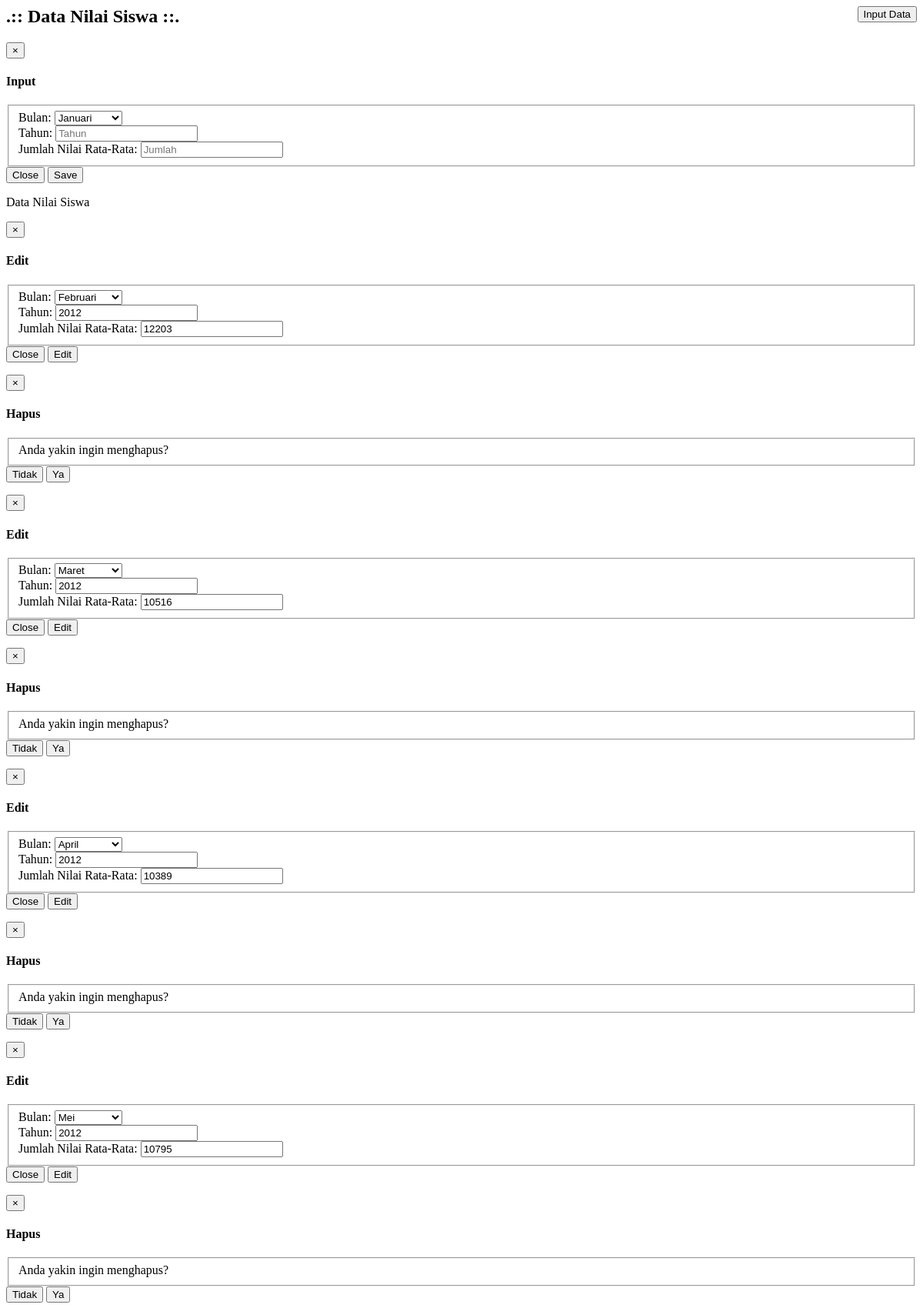
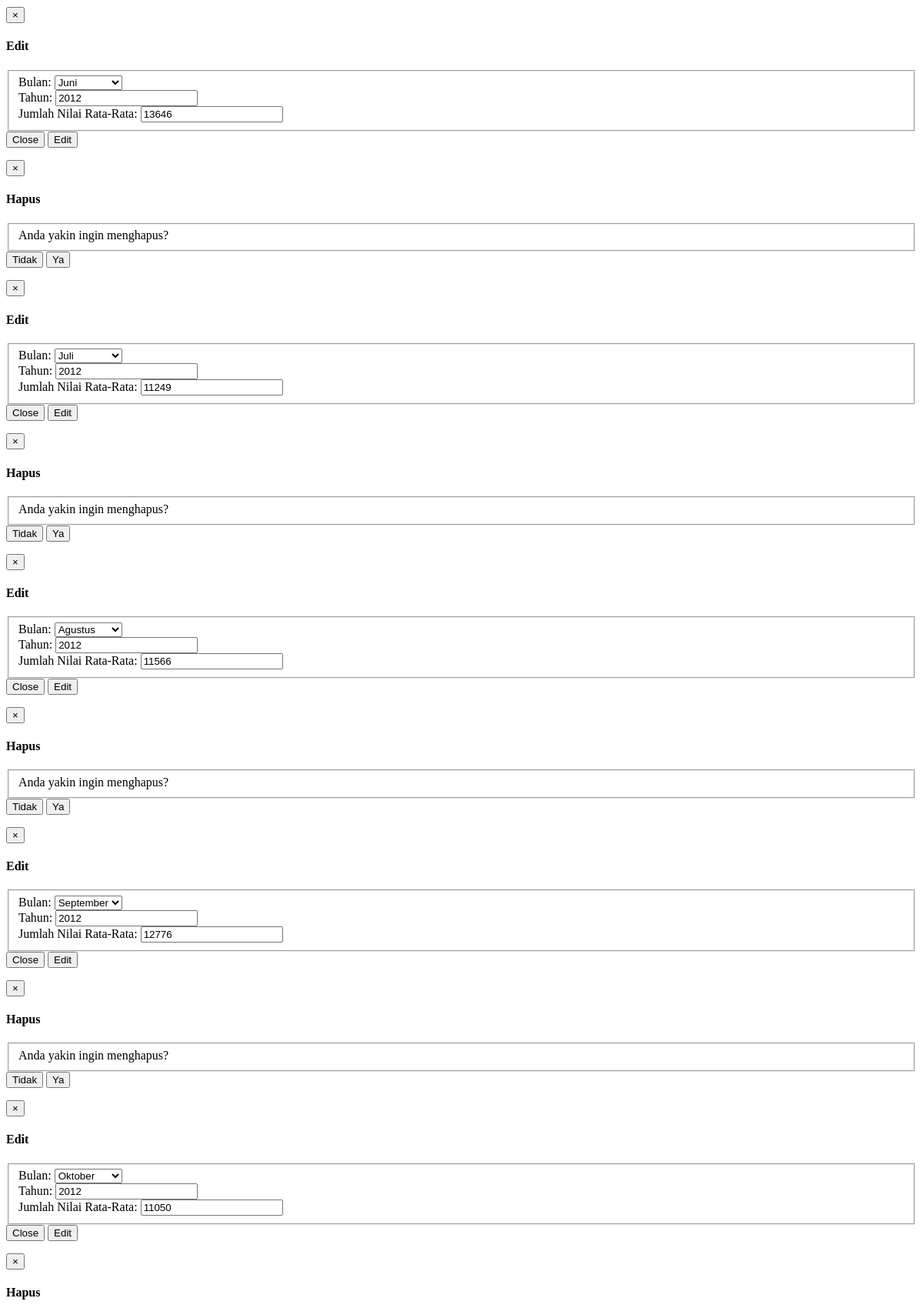
The page /pages/data_bandwidth.php (upper part) on the database its author committed (2 pictures, top to bottom).
### tables this page shows
CREATE TABLE IF NOT EXISTS `kebutuhan_bandwidth` (
  `id` int(11) NOT NULL AUTO_INCREMENT,
  `bulan` int(11) NOT NULL,
  `tahun` int(11) NOT NULL,
  `jumlah` double NOT NULL,
  PRIMARY KEY (`id`)
);

### pages/data_bandwidth.php (the view, shortened to what this page needs)
<?php
	include "../koneksi.php";
?>
	<head>
    <link href="../bower_components/datatables-plugins/integration/bootstrap/3/dataTables.bootstrap.css" rel="stylesheet">
    <link href="../bower_components/datatables-responsive/css/dataTables.responsive.css" rel="stylesheet">
	</head>
<div class="row">
	<div class="col-lg-12">
		<h2 class="page-header">.:: Data Nilai Siswa ::.
			<button type="button" class="btn btn-primary" data-toggle="modal" data-target="#addSurvey" style="float:right;">
				Input Data
			</button>
		</h2>
	<div class="modal fade" id="addSurvey" tabindex="-1" role="dialog" aria-labelledby="myModalLabel" aria-hidden="true">
			<div class="modal-dialog">
				<div class="modal-content">
					<form action="?content=Data_Bandwidth" method="POST">
						<div class="modal-header">
							<button type="button" class="close" data-dismiss="modal" aria-hidden="true">&times;</button>
							<h4 class="modal-title" id="myModalLabel">Input</h4>
						</div>
						<div class="modal-body">
							<fieldset>
								<div class="form-group">
									<label>Bulan:</label>
									<select name='bulan' class='form-control'>
									<?php
										$qry = "select * from bulan";
										$qry2 = mysqli_query($conn,$qry);
										while($dataB = mysqli_fetch_array($qry2)){
											echo "<option value='".$dataB['id']."'>".ucwords($dataB['nama'])."</option>";
										}
									?>
									</select>
									<br>
									<label>Tahun:</label>
									<input class="form-control"  placeholder="Tahun"  name="tahun" type="text">
									<br>
									<label>Jumlah Nilai Rata-Rata:</label>
									<input  class="form-control"  placeholder="Jumlah"  name="jumlah" type="number" min="1">
									<br>
								</div>
							</fieldset>
						</div>
						<div class="modal-footer">
								<button type="button" class="btn btn-default" data-dismiss="modal">Close</button>
								<button type="submit" name="add" class="btn btn-primary" http-equiv='refresh'>Save</button>
						</div>
					</form>
				</div>
			</div>
	</div>
                    <div class="panel panel-default">
                        <div class="panel-heading">
                           Data Nilai Siswa
                        </div>
                        <div class="panel-body">
                            <div class="dataTable_wrapper">
                                <table class="table table-striped table-bordered table-hover" id="dataTables-example">
                                    <tbody>
										<?php
											$qryS = "SELECT k.id, b.nama as bulan, k.tahun, k.jumlah FROM `kebutuhan_bandwidth` k, bulan b where k.bulan = b.id";
											$qry2 = mysqli_query($conn,$qryS);
											while($data = mysqli_fetch_array($qry2)){
												?>
															<div class="modal fade" id="edits<?php echo $data['id']; ?>" tabindex="-1" role="dialog" aria-labelledby="myModalLabel" aria-hidden="true">
																	<div class="modal-dialog">
																		<div class="modal-content">
																			<form action="?content=Data_Bandwidth" method="POST">
																				<div class="modal-header">
																					<button type="button" class="close" data-dismiss="modal" aria-hidden="true">&times;</button>
																					<h4 class="modal-title" id="myModalLabel">Edit</h4>
																				</div>
																				<div class="modal-body">
																					<fieldset>
																						<div class="form-group">
																							<label>Bulan:</label>
																							<select name='bulan' class='form-control'>
																							<?php
																								$qryB = "select * from bulan";
																								$qryB2 = mysqli_query($conn,$qryB);
																								while($dataB = mysqli_fetch_array($qryB2)){
																									$selected = "";
																									if($data['bulan'] == $dataB['nama']) $selected = "selected";
																									echo "<option $selected value='".$dataB['id']."'>".ucwords($dataB['nama'])."</option>";
																								}
																							?>
																							</select>
																							<br>
																							<label>Tahun:</label>
																							<input class="form-control"  placeholder="Tahun"  name="tahun" value='<?php echo $data['tahun']; ?>' type="text">
																							<br>
																							<label>Jumlah Nilai Rata-Rata:</label>
																							<input  class="form-control"  placeholder="Jumlah"  name="jumlah" value='<?php echo $data['jumlah']; ?>' type="number" min="1">
																							<br>
																						</div>
																					</fieldset>
																				</div>
																				<div class="modal-footer">
																						<button type="button" class="btn btn-default" data-dismiss="modal">Close</button>
																						<button type="submit" name="edits" class="btn btn-primary" http-equiv='refresh'>Edit</button>
																				</div>
																			</form>
																		</div>
																	</div>
															</div>
															<div class="modal fade" id="hapus<?php echo $data['id']; ?>" tabindex="-1" role="dialog" aria-labelledby="myModalLabel" aria-hidden="true">
																	<div class="modal-dialog">
																		<div class="modal-content">
																			<form action="?content=Data_Bandwidth" method="POST">
																				<div class="modal-header">
																					<button type="button" class="close" data-dismiss="modal" aria-hidden="true">&times;</button>
																					<h4 class="modal-title" id="myModalLabel">Hapus</h4>
																				</div>
																				<div class="modal-body">
																					<fieldset>
																						<div class="form-group">
																								Anda yakin ingin menghapus?
																						</div>
																					</fieldset>
																				</div>
																				<div class="modal-footer">
																						<button type="button" class="btn btn-default" data-dismiss="modal">Tidak</button>
																						<button type="submit" name="hapus" class="btn btn-primary" http-equiv='refresh'>Ya</button>
																				</div>
																			</form>
																		</div>
																	</div>
															</div>
												<?php
											}
										?>
                                    </tbody>
                                </table>
                            </div>
                        </div>
                    </div>
    </div>
</div>

### rows shown on the page
kebutuhan_bandwidth: tahun "2012", jumlah "12203"
kebutuhan_bandwidth: tahun "2012", jumlah "10516"
kebutuhan_bandwidth: tahun "2012", jumlah "10389"
kebutuhan_bandwidth: tahun "2012", jumlah "10795"
kebutuhan_bandwidth: tahun "2012", jumlah "13646"
kebutuhan_bandwidth: tahun "2012", jumlah "11249"
kebutuhan_bandwidth: tahun "2012", jumlah "11566"
kebutuhan_bandwidth: tahun "2012", jumlah "12776"
kebutuhan_bandwidth: tahun "2012", jumlah "11050"

### other values the page prints
form field bulan "Januari"
form field bulan "Februari"
form field bulan "Maret"
form field bulan "April"
form field bulan "Mei"
form field bulan "Juni"
form field bulan "Juli"
form field bulan "Agustus"
form field bulan "September"
form field bulan "Oktober"
